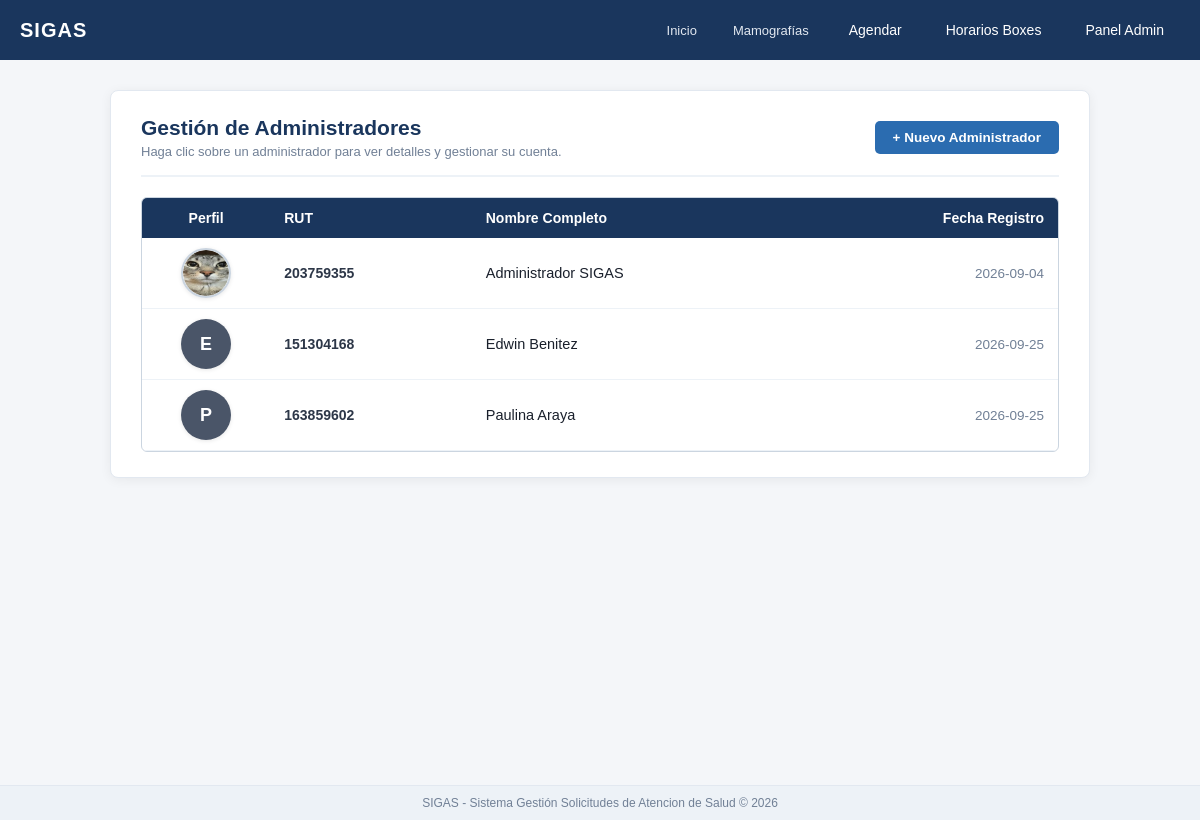
The app's page /sigas/vistas/administradores.php (signed in) with its own data.
### tables this page shows
CREATE TABLE `administradores` (
  `id` int(11) NOT NULL,
  `rut` varchar(12) NOT NULL,
  `nombre` varchar(100) NOT NULL,
  `correo` varchar(100) DEFAULT NULL,
  `foto_perfil` varchar(255) DEFAULT NULL,
  `password_hash` varchar(255) NOT NULL,
  `token_recuperacion` varchar(100) DEFAULT NULL,
  `expiracion_token` datetime DEFAULT NULL,
  `created_at` timestamp NOT NULL DEFAULT current_timestamp()
);

### sigas/vistas/administradores.php (the view, shortened to what this page needs)
<?php
require_once '../conexion.php';
include '../includes/header.php';
$admins =$pdo->query("SELECT id, rut, nombre, foto_perfil, created_at FROM administradores ORDER BY nombre ASC")->fetchAll();
?>
<div style="background-color: #f4f6f9; min-height: calc(100vh - 75px); padding: 30px 20px;">
    <div style="max-width: 980px; margin: 0 auto; background: #ffffff; border-radius: 8px; box-shadow: 0 2px 12px rgba(0,0,0,0.06); padding: 25px 30px; border: 1px solid #e2e8f0;">
        <div style="display: flex; justify-content: space-between; align-items: center; border-bottom: 2px solid #edf2f7; padding-bottom: 16px; margin-bottom: 20px;">
            <div>
                <h2 style="font-size: 21px; color: #1a365d; margin: 0; font-weight: bold;">Gestión de Administradores</h2>
                <p style="font-size: 13px; color: #718096; margin: 4px 0 0 0;">Haga clic sobre un administrador para ver detalles y gestionar su cuenta.</p>
            </div>
            <button id="btn-nuevo-admin" class="btn btn-primary" style="font-size: 13.5px; padding: 9px 18px; font-weight: bold; border-radius: 5px;">+ Nuevo Administrador</button>
        </div>
        <div style="border-radius: 6px; overflow: hidden; border: 1px solid #cbd5e0;">
            <table style="width: 100%; table-layout: fixed; border-collapse: collapse; font-size: 14px;">
                <thead>
                    <tr style="background-color: #1a365d; color: #ffffff; text-align: left;">
                        <th style="width: 14%; padding: 12px 14px; text-align: center;">Perfil</th>
                        <th style="width: 22%; padding: 12px 14px;">RUT</th>
                        <th style="width: 44%; padding: 12px 14px;">Nombre Completo</th>
                        <th style="width: 20%; padding: 12px 14px; text-align: right;">Fecha Registro</th>
                    </tr>
                </thead>
                <tbody>
                    <?php if (empty($admins)): ?>
                        <tr>
                            <td colspan="4" style="text-align: center; padding: 25px; color: #718096;">No hay administradores registrados.</td>
                        </tr>
                    <?php else: ?>
                        <?php foreach ($admins as$adm): ?>
                            <tr class="fila-admin" onclick='abrirFichaAdmin(<?= htmlspecialchars(json_encode($adm), ENT_QUOTES, "UTF-8") ?>)'
                                style="cursor: pointer; border-bottom: 1px solid #edf2f7; transition: background 0.15s ease;">
                                <td style="padding: 10px 14px; text-align: center; vertical-align: middle;">
                                    <?php if (!empty($adm['foto_perfil']) && file_exists(__DIR__ . '/../' .$adm['foto_perfil'])): ?>
                                        <img src="/sigas/<?= htmlspecialchars($adm['foto_perfil']) ?>" style="width: 50px; height: 50px; border-radius: 50%; object-fit: cover; border: 2px solid #cbd5e0; display: block; margin: 0 auto; box-shadow: 0 1px 4px rgba(0,0,0,0.1);">
                                    <?php else: ?>
                                        <div style="width: 50px; height: 50px; border-radius: 50%; background: #4a5568; color: #ffffff; display: inline-flex; align-items: center; justify-content: center; font-size: 18px; font-weight: bold; margin: 0 auto; box-shadow: 0 1px 4px rgba(0,0,0,0.1);">
                                            <?= strtoupper(substr($adm['nombre'], 0, 1)) ?>
                                        </div>
                                    <?php endif; ?>
                                </td>
                                <td style="padding: 10px 14px; font-weight: bold; color: #2d3748; vertical-align: middle;">
                                    <?= htmlspecialchars($adm['rut']) ?>
                                </td>
                                <td style="padding: 10px 14px; color: #1a202c; font-weight: 500; font-size: 14.5px; vertical-align: middle;">
                                    <?= htmlspecialchars($adm['nombre']) ?>
                                </td>
                                <td style="padding: 10px 14px; color: #718096; font-size: 13.5px; text-align: right; vertical-align: middle;">
                                    <?= htmlspecialchars(substr($adm['created_at'] ?? '', 0, 10)) ?>
                                </td>
                            </tr>
                        <?php endforeach; ?>
                    <?php endif; ?>
                </tbody>
            </table>
        </div>
    </div>
</div>
<?php include '../includes/footer.php'; ?>

### sigas/assets/css/estilos.css (style rules this page uses)
* { box-sizing: border-box; margin: 0; padding: 0; font-family: Arial, Helvetica, sans-serif; }
body { background-color: #f4f6f8; color: #333333; display: flex; flex-direction: column; min-height: 100vh; }
.btn { padding: 8px 14px; border: none; border-radius: 4px; font-size: 13px; cursor: pointer; text-decoration: none; display: inline-block; text-align: center; }
.btn-primary { background-color: #2b6cb0; color: #ffffff; }
html, body { max-width: 100vw; overflow-x: hidden; }

### records on screen
administradores: foto_perfil (picture), rut "203759355", nombre "Administrador SIGAS", created_at "2026-09-04"
administradores: nombre "E", rut "151304168", nombre "Edwin Benitez", created_at "2026-09-25"
administradores: nombre "P", rut "163859602", nombre "Paulina Araya", created_at "2026-09-25"
